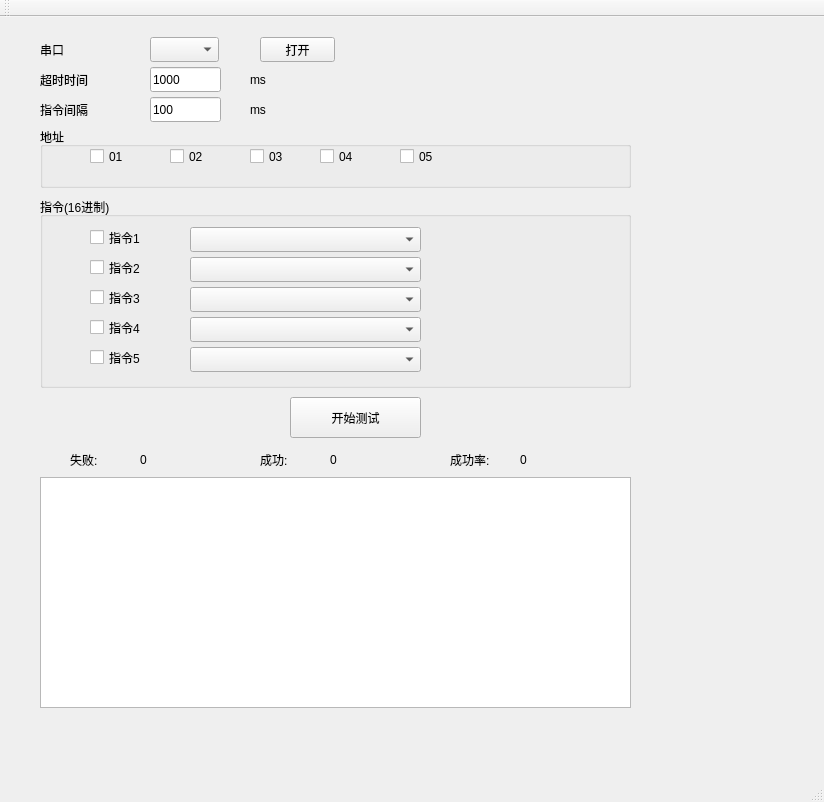
<?xml version="1.0" encoding="UTF-8"?>
<ui version="4.0">
 <class>MainWindow</class>
 <widget class="QMainWindow" name="MainWindow">
  <property name="geometry">
   <rect>
    <x>0</x>
    <y>0</y>
    <width>824</width>
    <height>802</height>
   </rect>
  </property>
  <property name="windowTitle">
   <string>MainWindow</string>
  </property>
  <widget class="QWidget" name="centralWidget">
   <widget class="QComboBox" name="comboBox_SerialList">
    <property name="geometry">
     <rect>
      <x>150</x>
      <y>20</y>
      <width>69</width>
      <height>25</height>
     </rect>
    </property>
   </widget>
   <widget class="QLabel" name="label">
    <property name="geometry">
     <rect>
      <x>40</x>
      <y>20</y>
      <width>71</width>
      <height>25</height>
     </rect>
    </property>
    <property name="text">
     <string>串口</string>
    </property>
   </widget>
   <widget class="QGroupBox" name="groupBox_Address">
    <property name="geometry">
     <rect>
      <x>40</x>
      <y>110</y>
      <width>591</width>
      <height>61</height>
     </rect>
    </property>
    <property name="title">
     <string>地址</string>
    </property>
    <widget class="QCheckBox" name="checkBox_1">
     <property name="geometry">
      <rect>
       <x>50</x>
       <y>19</y>
       <width>71</width>
       <height>21</height>
      </rect>
     </property>
     <property name="text">
      <string>01</string>
     </property>
    </widget>
    <widget class="QCheckBox" name="checkBox_2">
     <property name="geometry">
      <rect>
       <x>130</x>
       <y>19</y>
       <width>71</width>
       <height>21</height>
      </rect>
     </property>
     <property name="text">
      <string>02</string>
     </property>
    </widget>
    <widget class="QCheckBox" name="checkBox_3">
     <property name="geometry">
      <rect>
       <x>210</x>
       <y>19</y>
       <width>71</width>
       <height>21</height>
      </rect>
     </property>
     <property name="text">
      <string>03</string>
     </property>
    </widget>
    <widget class="QCheckBox" name="checkBox_4">
     <property name="geometry">
      <rect>
       <x>280</x>
       <y>19</y>
       <width>71</width>
       <height>21</height>
      </rect>
     </property>
     <property name="text">
      <string>04</string>
     </property>
    </widget>
    <widget class="QCheckBox" name="checkBox_5">
     <property name="geometry">
      <rect>
       <x>360</x>
       <y>19</y>
       <width>71</width>
       <height>21</height>
      </rect>
     </property>
     <property name="text">
      <string>05</string>
     </property>
    </widget>
   </widget>
   <widget class="QGroupBox" name="groupBox_CMD">
    <property name="geometry">
     <rect>
      <x>40</x>
      <y>180</y>
      <width>591</width>
      <height>191</height>
     </rect>
    </property>
    <property name="title">
     <string>指令(16进制)</string>
    </property>
    <widget class="QCheckBox" name="checkBox_CMD_1">
     <property name="geometry">
      <rect>
       <x>50</x>
       <y>30</y>
       <width>81</width>
       <height>21</height>
      </rect>
     </property>
     <property name="text">
      <string>指令1</string>
     </property>
    </widget>
    <widget class="QCheckBox" name="checkBox_CMD_2">
     <property name="geometry">
      <rect>
       <x>50</x>
       <y>60</y>
       <width>81</width>
       <height>21</height>
      </rect>
     </property>
     <property name="text">
      <string>指令2</string>
     </property>
    </widget>
    <widget class="QCheckBox" name="checkBox_CMD_3">
     <property name="geometry">
      <rect>
       <x>50</x>
       <y>90</y>
       <width>81</width>
       <height>21</height>
      </rect>
     </property>
     <property name="text">
      <string>指令3</string>
     </property>
    </widget>
    <widget class="QCheckBox" name="checkBox_CMD_4">
     <property name="geometry">
      <rect>
       <x>50</x>
       <y>120</y>
       <width>81</width>
       <height>21</height>
      </rect>
     </property>
     <property name="text">
      <string>指令4</string>
     </property>
    </widget>
    <widget class="QCheckBox" name="checkBox_CMD_5">
     <property name="geometry">
      <rect>
       <x>50</x>
       <y>150</y>
       <width>81</width>
       <height>21</height>
      </rect>
     </property>
     <property name="text">
      <string>指令5</string>
     </property>
    </widget>
    <widget class="QComboBox" name="comboBox_Param_1">
     <property name="geometry">
      <rect>
       <x>150</x>
       <y>30</y>
       <width>231</width>
       <height>25</height>
      </rect>
     </property>
    </widget>
    <widget class="QComboBox" name="comboBox_Param_2">
     <property name="geometry">
      <rect>
       <x>150</x>
       <y>60</y>
       <width>231</width>
       <height>25</height>
      </rect>
     </property>
    </widget>
    <widget class="QComboBox" name="comboBox_Param_3">
     <property name="geometry">
      <rect>
       <x>150</x>
       <y>90</y>
       <width>231</width>
       <height>25</height>
      </rect>
     </property>
    </widget>
    <widget class="QComboBox" name="comboBox_Param_4">
     <property name="geometry">
      <rect>
       <x>150</x>
       <y>120</y>
       <width>231</width>
       <height>25</height>
      </rect>
     </property>
    </widget>
    <widget class="QComboBox" name="comboBox_Param_5">
     <property name="geometry">
      <rect>
       <x>150</x>
       <y>150</y>
       <width>231</width>
       <height>25</height>
      </rect>
     </property>
    </widget>
   </widget>
   <widget class="QLabel" name="label_3">
    <property name="geometry">
     <rect>
      <x>40</x>
      <y>50</y>
      <width>71</width>
      <height>25</height>
     </rect>
    </property>
    <property name="text">
     <string>超时时间</string>
    </property>
   </widget>
   <widget class="QLineEdit" name="lineEdit_TimeOut">
    <property name="geometry">
     <rect>
      <x>150</x>
      <y>50</y>
      <width>71</width>
      <height>25</height>
     </rect>
    </property>
    <property name="text">
     <string>1000</string>
    </property>
   </widget>
   <widget class="QLabel" name="label_4">
    <property name="geometry">
     <rect>
      <x>250</x>
      <y>50</y>
      <width>71</width>
      <height>25</height>
     </rect>
    </property>
    <property name="text">
     <string>ms</string>
    </property>
   </widget>
   <widget class="QLabel" name="label_5">
    <property name="geometry">
     <rect>
      <x>250</x>
      <y>80</y>
      <width>71</width>
      <height>25</height>
     </rect>
    </property>
    <property name="text">
     <string>ms</string>
    </property>
   </widget>
   <widget class="QLabel" name="label_6">
    <property name="geometry">
     <rect>
      <x>40</x>
      <y>80</y>
      <width>71</width>
      <height>25</height>
     </rect>
    </property>
    <property name="text">
     <string>指令间隔</string>
    </property>
   </widget>
   <widget class="QLineEdit" name="lineEdit_Interval">
    <property name="geometry">
     <rect>
      <x>150</x>
      <y>80</y>
      <width>71</width>
      <height>25</height>
     </rect>
    </property>
    <property name="text">
     <string>100</string>
    </property>
   </widget>
   <widget class="QPushButton" name="pushButton_Open">
    <property name="geometry">
     <rect>
      <x>260</x>
      <y>20</y>
      <width>75</width>
      <height>25</height>
     </rect>
    </property>
    <property name="text">
     <string>打开</string>
    </property>
   </widget>
   <widget class="QPushButton" name="pushButton_StartTest">
    <property name="geometry">
     <rect>
      <x>290</x>
      <y>380</y>
      <width>131</width>
      <height>41</height>
     </rect>
    </property>
    <property name="text">
     <string>开始测试</string>
    </property>
   </widget>
   <widget class="QLabel" name="label_7">
    <property name="geometry">
     <rect>
      <x>260</x>
      <y>430</y>
      <width>71</width>
      <height>25</height>
     </rect>
    </property>
    <property name="text">
     <string>成功:</string>
    </property>
   </widget>
   <widget class="QLabel" name="label_successed">
    <property name="geometry">
     <rect>
      <x>330</x>
      <y>430</y>
      <width>71</width>
      <height>25</height>
     </rect>
    </property>
    <property name="text">
     <string>0</string>
    </property>
   </widget>
   <widget class="QLabel" name="label_9">
    <property name="geometry">
     <rect>
      <x>70</x>
      <y>430</y>
      <width>71</width>
      <height>25</height>
     </rect>
    </property>
    <property name="text">
     <string>失败:</string>
    </property>
   </widget>
   <widget class="QLabel" name="label_failed">
    <property name="geometry">
     <rect>
      <x>140</x>
      <y>430</y>
      <width>71</width>
      <height>25</height>
     </rect>
    </property>
    <property name="text">
     <string>0</string>
    </property>
   </widget>
   <widget class="QTableView" name="tableView_failed">
    <property name="geometry">
     <rect>
      <x>40</x>
      <y>460</y>
      <width>591</width>
      <height>231</height>
     </rect>
    </property>
   </widget>
   <widget class="QLabel" name="label_11">
    <property name="geometry">
     <rect>
      <x>450</x>
      <y>430</y>
      <width>71</width>
      <height>25</height>
     </rect>
    </property>
    <property name="text">
     <string>成功率:</string>
    </property>
   </widget>
   <widget class="QLabel" name="label_rate">
    <property name="geometry">
     <rect>
      <x>520</x>
      <y>430</y>
      <width>71</width>
      <height>25</height>
     </rect>
    </property>
    <property name="text">
     <string>0</string>
    </property>
   </widget>
  </widget>
  <widget class="QMenuBar" name="menuBar">
   <property name="geometry">
    <rect>
     <x>0</x>
     <y>0</y>
     <width>824</width>
     <height>30</height>
    </rect>
   </property>
  </widget>
  <widget class="QToolBar" name="mainToolBar">
   <attribute name="toolBarArea">
    <enum>TopToolBarArea</enum>
   </attribute>
   <attribute name="toolBarBreak">
    <bool>false</bool>
   </attribute>
  </widget>
  <widget class="QStatusBar" name="statusBar"/>
 </widget>
 <layoutdefault spacing="6" margin="11"/>
 <resources/>
 <connections/>
</ui>
